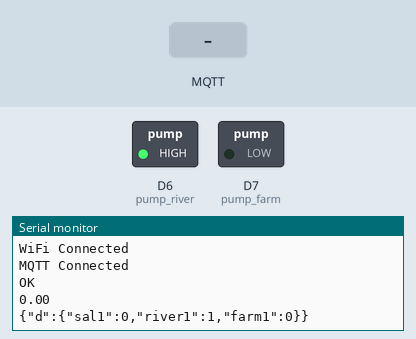
Recording of a sketch running on a simulated ESP8266 (NodeMCU). Shown: switched loads named in the sketch (green lamp = pin HIGH), the last lines printed to the serial monitor. The test bench sets the inputs (shaded band). WiFi joins after 1.5 s; servers stay silent unless stated; no MQTT or app messages arrive unless stated; the modem accepts every AT command (registered, SIM ready, sends succeed) and sends nothing else.

Above: at 2.7 s.
2.8 s: MQTT message "5" arrives on the first subscribed topic
At 4.4 s:
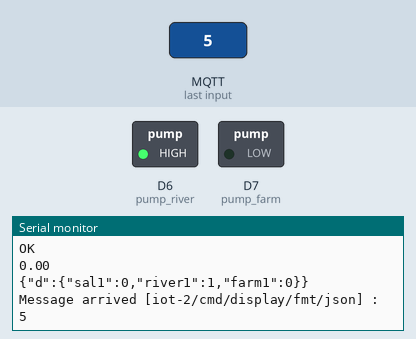
5.0 s: MQTT message "on" arrives on the first subscribed topic
At 5.9 s:
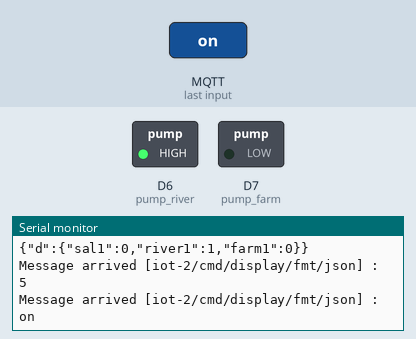
7.0 s: MQTT message "off" arrives on the first subscribed topic
At 8.7 s:
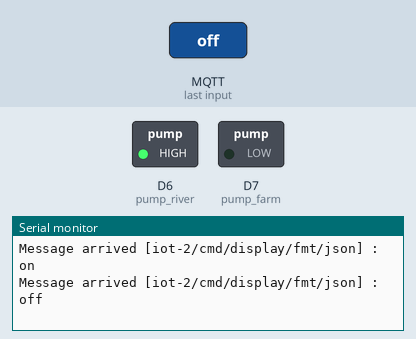

The sketch:

61._IBM_salinity_station_Node_1.ino
```cpp
/*
 * code station 1:
 * read sensor salinity and send data to ibm watson
 * Critical Value Detect - send notifi browser
 * updata status Dashboard:
 *  pump river ON/OFF
 *  pump farm  ON/OFF
 * location map station
 * Develope by Hao N @ Maple Smart Control - 2020.06.15
*/

#include <ESP8266WiFi.h>
#include <ArduinoJson.h>
#include <PubSubClient.h>
#include <SoftwareSerial.h>

// --------------------------------------------------------------------------------------------
char ssid[] = "maplesmartontrol";
char pass[] = "*maplesmartcontrol#";
//char ssid[] = "Free-Wifi HCMUS";
//char pass[] = "00000011";

// --------------------------------------------------------------------------------------------

// Watson IoT connection details
#define MQTT_HOST "xxxxx.messaging.internetofthings.ibmcloud.com"
#define MQTT_PORT 1883
#define MQTT_DEVICEID "d:xxxxx:NodeESP:Node8266" // "d:" ORG ":" DEVICE_TYPE ":" DEVICE_ID;
//#define MQTT_DEVICEID "NodeESP"
#define MQTT_USER "use-token-auth"
#define MQTT_TOKEN "xxxxxxxxxxxxxxxx"
#define MQTT_TOPIC "iot-2/evt/station1/fmt/json"
#define MQTT_TOPIC_DISPLAY "iot-2/cmd/display/fmt/json"

// UART - PinS
SoftwareSerial mySerial(D2, D3); // RX|TX
// salinity sensor
float sal1 = 0.0;
// pinout
#define pump_river D6
#define pump_farm  D7
// setpoint
float high_sal = 500;
// status
int river_pump = 0;
int farm_pump = 0;


// MQTT objects
void callback(char* topic, byte* payload, unsigned int length);
WiFiClient wifiClient;
PubSubClient mqtt(MQTT_HOST, MQTT_PORT, callback, wifiClient);

// variables to hold data
StaticJsonDocument<100> jsonDoc;
JsonObject payload = jsonDoc.to<JsonObject>();
JsonObject status = payload.createNestedObject("d");
static char msg[50];


// function - get message
void callback(char* topic, byte* payload, unsigned int length) {
  Serial.print("Message arrived [");
  Serial.print(topic);
  Serial.print("] : ");
  payload[length] = 0;
  Serial.println((char *)payload);
}

// event control
void event_control()
{
  if(sal1 > high_sal)
  {
    digitalWrite(pump_river,LOW);
    digitalWrite(pump_farm,HIGH);
  }
  else{
    digitalWrite(pump_river,HIGH);
    digitalWrite(pump_farm,LOW);
  }
}

// get sensor
void getsalinity()
{
  mySerial.print("AT+VALUE=?\r\n");
  if(mySerial.available() > 0){
    String input = mySerial.readString();
    sal1 = (input.toFloat());
    Serial.println(input);
    Serial.println(sal1);
  }
  else{
  }
  event_control();
}

// get status -> watson
void get_status()
{
  river_pump = digitalRead(pump_river);
  farm_pump = digitalRead(pump_farm);
}

//------------------------------------------------------------------------------------------------
void setup() {
  // output
  pinMode(pump_river,OUTPUT);
  pinMode(pump_farm,OUTPUT);
  digitalWrite(pump_river,HIGH);
  digitalWrite(pump_farm,LOW);

  // serial soft pin
  pinMode(D2,INPUT);
  pinMode(D3,OUTPUT);
  mySerial.begin(9600);

 // Start serial console
  Serial.begin(115200);
  Serial.setTimeout(2000);
  while (!Serial) { }
  Serial.println();
  Serial.println("ESP8266 Sensor Application");

  // Start WiFi connection
  WiFi.mode(WIFI_STA);
  WiFi.begin(ssid, pass);
  while (WiFi.status() != WL_CONNECTED) {
    delay(500);
    Serial.print(".");
  }
  Serial.println("");
  Serial.println("WiFi Connected");


  // Connect to MQTT - IBM Watson IoT Platform
  if (mqtt.connect(MQTT_DEVICEID, MQTT_USER, MQTT_TOKEN)) {
    Serial.println("MQTT Connected");
    mqtt.subscribe(MQTT_TOPIC_DISPLAY);

  } else {
    Serial.println("MQTT Failed to connect!");
    ESP.reset();
  }
}

//-------------------------------------------------------------------------------------------------

void loop() {
  mqtt.loop();
  while (!mqtt.connected()) {
    Serial.print("Attempting MQTT connection...");
    // Attempt to connect
    if (mqtt.connect(MQTT_DEVICEID, MQTT_USER, MQTT_TOKEN)) {
      Serial.println("MQTT Connected");
      mqtt.subscribe(MQTT_TOPIC_DISPLAY);
      mqtt.loop();
    } else {
      Serial.println("MQTT Failed to connect!");
      delay(5000);
    }
  }

    getsalinity();
    get_status();
    status["sal1"] = sal1;
    status["river1"] = river_pump;
    status["farm1"] = farm_pump;
    serializeJson(jsonDoc, msg, 50);
    Serial.println(msg);
    if (!mqtt.publish(MQTT_TOPIC, msg)) { // send data
      Serial.println("MQTT Publish failed");
    }

  for (int i = 0; i < 60; i++) {
    mqtt.loop();
    delay(1000);
  }
}
```

Measured:
- after the input at 2.8 s, the serial monitor: prints a new line after 0.76 s (image 1)
- after the input at 5.0 s, the serial monitor: prints a new line after 0.56 s (image 2)
- after the input at 7.0 s, the serial monitor: prints a new line after 0.56 s (image 3)
